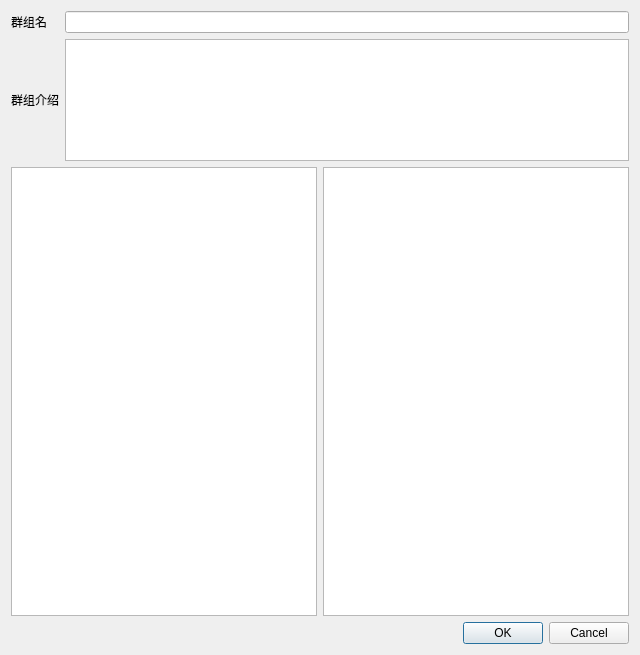
<?xml version="1.0" encoding="UTF-8"?>
<ui version="4.0">
 <class>CreateGroupDialog</class>
 <widget class="QDialog" name="CreateGroupDialog">
  <property name="geometry">
   <rect>
    <x>0</x>
    <y>0</y>
    <width>640</width>
    <height>655</height>
   </rect>
  </property>
  <property name="windowTitle">
   <string>Dialog</string>
  </property>
  <layout class="QGridLayout" name="gridLayout_3" rowstretch="1,3,0">
   <item row="0" column="0">
    <layout class="QGridLayout" name="gridLayout_2">
     <item row="0" column="0">
      <widget class="QLabel" name="label">
       <property name="text">
        <string>群组名</string>
       </property>
      </widget>
     </item>
     <item row="0" column="1">
      <widget class="QLineEdit" name="group_name_line"/>
     </item>
     <item row="1" column="0">
      <widget class="QLabel" name="label_2">
       <property name="text">
        <string>群组介绍</string>
       </property>
      </widget>
     </item>
     <item row="1" column="1">
      <widget class="QTextEdit" name="introduction_textEdit"/>
     </item>
    </layout>
   </item>
   <item row="1" column="0">
    <layout class="QGridLayout" name="gridLayout">
     <item row="0" column="1">
      <widget class="QTreeView" name="selected_treeView"/>
     </item>
     <item row="0" column="0">
      <widget class="QTreeView" name="org_treeView"/>
     </item>
    </layout>
   </item>
   <item row="2" column="0">
    <widget class="QDialogButtonBox" name="buttonBox">
     <property name="orientation">
      <enum>Qt::Horizontal</enum>
     </property>
     <property name="standardButtons">
      <set>QDialogButtonBox::Cancel|QDialogButtonBox::Ok</set>
     </property>
    </widget>
   </item>
  </layout>
 </widget>
 <resources/>
 <connections>
  <connection>
   <sender>buttonBox</sender>
   <signal>accepted()</signal>
   <receiver>CreateGroupDialog</receiver>
   <slot>accept()</slot>
   <hints>
    <hint type="sourcelabel">
     <x>248</x>
     <y>254</y>
    </hint>
    <hint type="destinationlabel">
     <x>157</x>
     <y>274</y>
    </hint>
   </hints>
  </connection>
  <connection>
   <sender>buttonBox</sender>
   <signal>rejected()</signal>
   <receiver>CreateGroupDialog</receiver>
   <slot>reject()</slot>
   <hints>
    <hint type="sourcelabel">
     <x>316</x>
     <y>260</y>
    </hint>
    <hint type="destinationlabel">
     <x>286</x>
     <y>274</y>
    </hint>
   </hints>
  </connection>
 </connections>
</ui>
